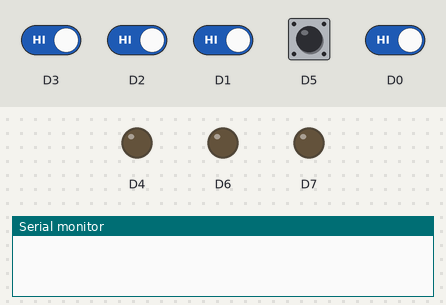
Bench run of a sketch on a simulated ESP8266 (NodeMCU). On the bench: output pins drawn as LEDs (lit = HIGH), the last lines printed to the serial monitor. Dashed ring = blinking. The test bench sets the inputs (shaded band); at power-on: D0–3, D5 HIGH. Uploads are accepted with an empty reply.

Above: at 0.6 s.
At 4.1 s:
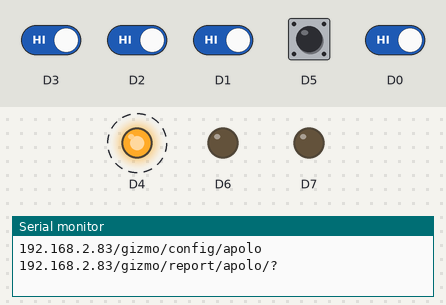
4.2 s: D5 pulled LOW for 0.15 s
At 5.8 s:
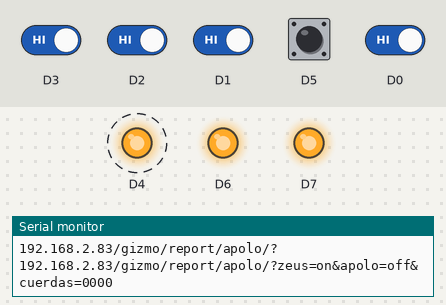
7.3 s: D3 driven LOW and D2 driven LOW and D1 driven LOW and D5 driven LOW and D0 driven LOW
Timing chart, 0 to 16.1 s (numbered marks = the images above; inputs shaded):
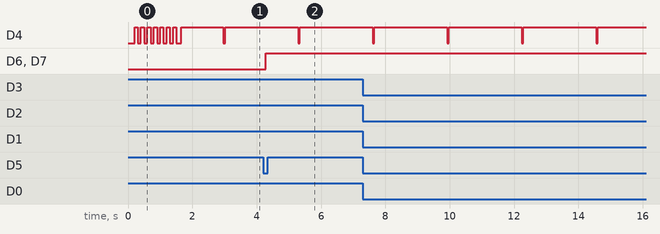

The sketch:

r1_apolo.ino
```cpp
#include <Arcana.h>

int counter = 0;
Arcana arcana("apolo", true);

bool apoloWon = false;
bool zeusWon = false;
bool isReset = false;

void setup() {
  pinMode(D0, INPUT);
  pinMode(D1, INPUT_PULLUP);
  pinMode(D2, INPUT_PULLUP);
  pinMode(D3, INPUT_PULLUP);
  pinMode(D5, INPUT_PULLUP);
  pinMode(D6, OUTPUT);
  pinMode(D7, OUTPUT);
  reset();

  Serial.begin(115200);
  arcana.init();
  delay(50);
}
void loop() {
  String estado = "";
  if (counter == 0) {
    arcana.conectar();
    counter = 50;
  }
  counter--;
  //    ///////////////////////////////
  if (arcana.respuesta.toInt() == 0 && !isReset) {
    reset();
  }
  if (arcana.respuesta.toInt() >= 1) {
    isReset = false;
  }

  if (!apoloWon) {
    if (digitalRead(D0) == LOW && digitalRead(D1) == LOW && digitalRead(D2) == LOW && digitalRead(D3) == LOW) {
      apoloWon = true;
    }
  }

  if (!zeusWon) {
    if (digitalRead(D5) == LOW) {
      zeusWon = true;
      digitalWrite(D6, HIGH);
      digitalWrite(D7, HIGH);
    }

  }

  estado += (zeusWon ? String("zeus=on") : String("zeus=off"));
  estado += String("&");
  estado += (apoloWon ? String("apolo=on") : String("apolo=off"));
  estado += String("&cuerdas=");
  estado += String(1-digitalRead(D0));
  estado += String(1-digitalRead(D1));
  estado += String(1-digitalRead(D2));
  estado += String(1-digitalRead(D3));

  arcana.estado(estado);

  ///////////////////////////////
  delay(20);
}

void reset() {
  apoloWon = false;
  zeusWon = false;
  isReset = true;
  digitalWrite(D5, LOW);
  digitalWrite(D6, LOW);
}
```

Measured:
- after the input at 4.2 s, D6, D7: LOW → HIGH after 0.08 s
- by itself, D4: alternates HIGH for 2.3 s and LOW for 0.05 s
